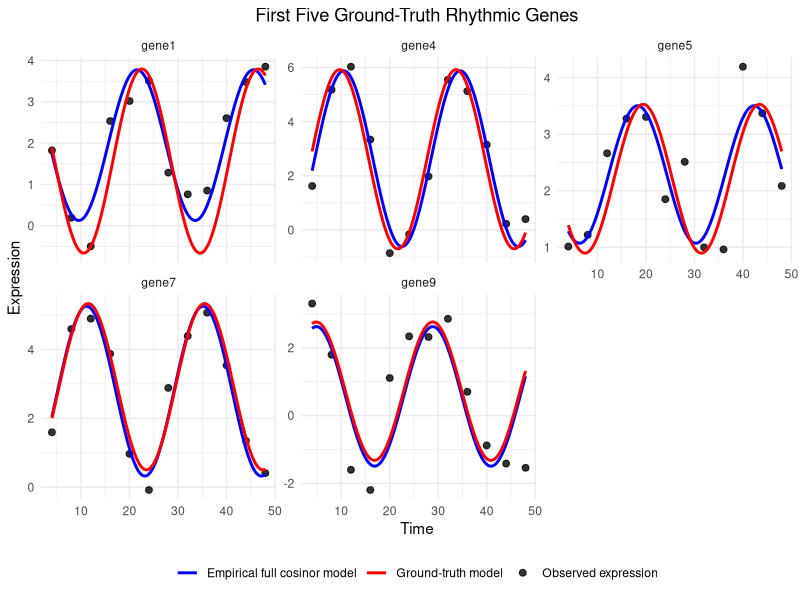
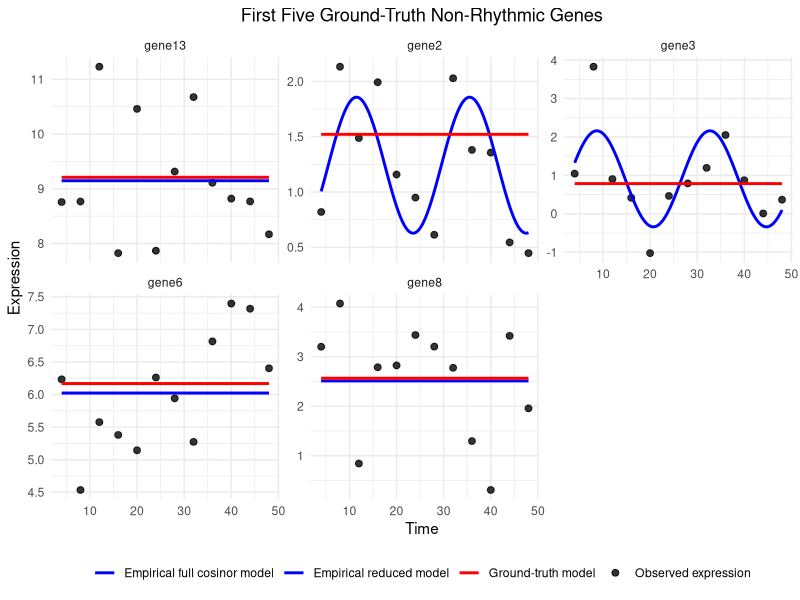
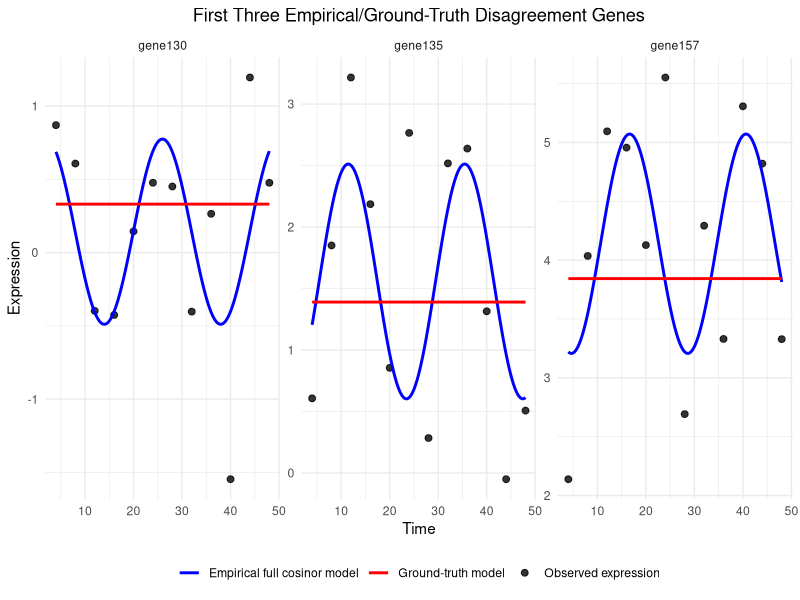

These charts were generated, in order, by the following R code:
library(ggplot2)


### Creating ground truth dataset ----

n_genes <- 1000

geneList <- data.frame(
  gene_name = paste0("gene", seq_len(n_genes)),
  rhythmic = sample(c("y", "n"), n_genes, replace = TRUE),
  meanExpr = rnorm(n_genes, mean = 5, sd = 2),
  amplitude = NA_real_,
  acrophase = NA_real_
)

# Restrict mean expression values to 0 to 10
wrongMean <- geneList$meanExpr < 0 | geneList$meanExpr > 10

while (any(wrongMean)) {
  
  # Regenerate only  invalid values
  geneList$meanExpr[wrongMean] <- rnorm(
    sum(wrongMean),
    mean = 5,
    sd = 2
  )
  
  # Update wrongMean
  wrongMean <- geneList$meanExpr < 0 | geneList$meanExpr > 10
}

# Generate amplitudes only for cycling genes
isRhythmic <- geneList$rhythmic == "y"

geneList$amplitude[isRhythmic] <- rnorm(
  sum(isRhythmic),
  mean = 2.5,
  sd = 1
)

# Restrict cycling amplitudes to the range 0 to 5
wrongAmplitude <- isRhythmic &
  (
    geneList$amplitude < 0 |
      geneList$amplitude > 5
  )

while (any(wrongAmplitude, na.rm = TRUE)) {

  # Regenerate invalid amplitudes
  geneList$amplitude[wrongAmplitude] <- rnorm(
    sum(wrongAmplitude, na.rm = TRUE),
    mean = 2.5,
    sd = 1
  )
  
  # Update wrongAmplitude
  wrongAmplitude <- isRhythmic &
    (
      geneList$amplitude < 0 |
        geneList$amplitude > 5
    )
}

# Generate acrophase values only for cycling genes
geneList$acrophase[isRhythmic] <- runif(
  sum(isRhythmic),
  min = 0,
  max = 24
)

# Creating time series data ----
timeSeries = data.frame(gene_name = geneList$gene_name, matrix(nrow = 1000, ncol = 12))
sample_by_4 = seq(4, 48, by = 4)
colnames(timeSeries)[2:13] = paste0("t", sample_by_4)

generateTimeData <- function(gene_index) {
  time_points = sample_by_4
  
  
  MESOR <- geneList$meanExpr[gene_index]
  Amp <- geneList$amplitude[gene_index]
  Phase <- geneList$acrophase[gene_index]
  noise = rnorm(length(time_points), 0, 1)
  
  if (geneList$rhythmic[gene_index] == "y") {
    measurements = MESOR + Amp * cos((2*pi/24) * time_points + Phase) + noise
  } else {
    measurements = MESOR + noise
  }
  
  return(measurements)
}
generated_data <- t(apply(matrix(seq_len(nrow(timeSeries)), ncol = 1), 1, FUN = generateTimeData))
timeSeries[, -1] <- generated_data

rhythmicGenes = data.frame(
  gene_name = geneList$gene_name,
  pValue = rep(0,1000),
  BHpVal = rep(0,1000),
  AmpMESORratio = rep (0,1000),
  acrophase = rep(0,1000),
  rhythmic = rep(NA, 1000)
)

### Creating nested models and performing significance testing ----

# for each gene, create an array of time and expression values and create reduced and full models, then LRF, store p val in rhythmicGenes table

sigTest <- function(gene_index) {
  
  geneName <- geneList$gene_name[gene_index]
  time <- sample_by_4
  expression <- as.numeric(timeSeries[gene_index, -1])
  
  expressionTrig <- data.frame(
    expression = expression,
    time = time,
    cos24 = cos((2 * pi / 24) * time),
    sin24 = sin((2 * pi / 24) * time)
  )
  
  fullModel <- lm(expression ~ cos24 + sin24, data = expressionTrig)
  reducedModel <- lm(expression ~ 1, data = expressionTrig)
  
  lr_result <- lmtest::lrtest(reducedModel, fullModel)
  
  coefficients <- coef(fullModel)
  
  beta0 <- coefficients["(Intercept)"]
  beta_cos <- coefficients["cos24"]
  beta_sin <- coefficients["sin24"]
  
  amplitude <- sqrt(beta_cos^2 + beta_sin^2)
  phase_rad <- atan2(-beta_sin, beta_cos)
  acrophase <- (phase_rad %% (2 * pi)) / (2 * pi) * 24
  
   data.frame(
    gene_name = geneName,
    pValue = lr_result$`Pr(>Chisq)`[2],
    AmpMESORratio = amplitude / beta0,
    acrophase = acrophase
  )
}

results <- lapply(
  seq_len(nrow(timeSeries)),
  sigTest
)



rhythmicGenes <- do.call(
  rbind,
  results
)

rhythmicGenes$BHpVal <- p.adjust(
  rhythmicGenes$pValue,
  method = "BH"
)

rhythmicGenes$rhythmic <- ifelse(
  rhythmicGenes$BHpVal < 0.1 & rhythmicGenes$AmpMESORratio > 0.2,
  "y",
  "n"
)

### Looking at which genes agree/disagree between empiric derivation and ground truth ----

compare <- merge(
  rhythmicGenes[, c("gene_name", "rhythmic")],
  geneList[, c("gene_name", "rhythmic")],
  by = "gene_name",
  all = TRUE
)

colnames(compare) <- c(
  "gene_name",
  "empirical_rhythmic",
  "ground_truth_rhythmic"
)

agree = subset(compare, empirical_rhythmic == ground_truth_rhythmic)
disagree = subset(compare, empirical_rhythmic != ground_truth_rhythmic)


### Plot gene groups ----

first_rhythmic <- geneList$gene_name[
  geneList$rhythmic == "y"
][seq_len(min(5, sum(geneList$rhythmic == "y")))]

first_non_rhythmic <- geneList$gene_name[
  geneList$rhythmic == "n"
][seq_len(min(5, sum(geneList$rhythmic == "n")))]

disagreement_genes <- compare$gene_name[
  compare$empirical_rhythmic != compare$ground_truth_rhythmic
]

first_disagreements <- disagreement_genes[
  seq_len(min(3, length(disagreement_genes)))
]

create_plot_data <- function(selected_genes) {
  plot_data <- lapply(selected_genes, function(gene_name) {
    
    time_series_index <- match(gene_name, timeSeries$gene_name)
    gene_list_index <- match(gene_name, geneList$gene_name)
    rhythmic_index <- match(gene_name, rhythmicGenes$gene_name)
    
    observed_time <- sample_by_4
    observed_expression <- as.numeric(timeSeries[time_series_index, -1])
    
    expression_data <- data.frame(
      time = observed_time,
      expression = observed_expression,
      cos24 = cos((2 * pi / 24) * observed_time),
      sin24 = sin((2 * pi / 24) * observed_time)
    )
    
    full_model <- lm(expression ~ cos24 + sin24, data = expression_data)
    reduced_model <- lm(expression ~ 1, data = expression_data)
    
    empirical_classification <- rhythmicGenes$rhythmic[rhythmic_index]
    
    fitted_time <- seq(
      min(sample_by_4),
      max(sample_by_4),
      length.out = 200
    )
    
    if (empirical_classification == "y") {
      full_coefficients <- coef(full_model)
      beta0 <- unname(full_coefficients["(Intercept)"])
      beta_cos <- unname(full_coefficients["cos24"])
      beta_sin <- unname(full_coefficients["sin24"])
      
      empirical_curve <- beta0 +
        beta_cos * cos((2 * pi / 24) * fitted_time) +
        beta_sin * sin((2 * pi / 24) * fitted_time)
      
      empirical_label <- "Empirical full cosinor model"
    } else {
      reduced_mean <- unname(coef(reduced_model)["(Intercept)"])
      empirical_curve <- rep(reduced_mean, length(fitted_time))
      empirical_label <- "Empirical reduced model"
    }
    
    true_mesor <- geneList$meanExpr[gene_list_index]
    true_amplitude <- geneList$amplitude[gene_list_index]
    true_acrophase <- geneList$acrophase[gene_list_index]
    
    if (geneList$rhythmic[gene_list_index] == "y") {
      ground_truth_curve <- true_mesor +
        true_amplitude *
        cos((2 * pi / 24) * fitted_time + true_acrophase)
    } else {
      ground_truth_curve <- rep(true_mesor, length(fitted_time))
    }
    
    observed_data <- data.frame(
      gene_name = gene_name,
      time = observed_time,
      value = observed_expression,
      curve = "Observed expression"
    )
    
    ground_truth_data <- data.frame(
      gene_name = gene_name,
      time = fitted_time,
      value = ground_truth_curve,
      curve = "Ground-truth model"
    )
    
    empirical_data_plot <- data.frame(
      gene_name = gene_name,
      time = fitted_time,
      value = empirical_curve,
      curve = empirical_label
    )
    
    rbind(observed_data, ground_truth_data, empirical_data_plot)
  })
  
  do.call(rbind, plot_data)
}

plot_gene_group <- function(selected_genes, plot_title) {
  if (length(selected_genes) == 0) {
    return(
      ggplot() +
        theme_void() +
        labs(title = paste(plot_title, "- no genes available"))
    )
  }
  
  plot_data <- create_plot_data(selected_genes)
  
  ggplot(
    plot_data,
    aes(x = time, y = value, color = curve, group = curve)
  ) +
    geom_point(
      data = subset(plot_data, curve == "Observed expression"),
      size = 2,
      alpha = 0.8
    ) +
    geom_line(
      data = subset(plot_data, curve != "Observed expression"),
      linewidth = 1
    ) +
    facet_wrap(~ gene_name, scales = "free_y") +
    scale_color_manual(
      values = c(
        "Observed expression" = "black",
        "Ground-truth model" = "red",
        "Empirical full cosinor model" = "blue",
        "Empirical reduced model" = "blue"
      )
    ) +
    labs(
      title = plot_title,
      x = "Time",
      y = "Expression",
      color = NULL
    ) +
    theme_minimal() +
    theme(
      plot.title = element_text(hjust = 0.5),
      legend.position = "bottom"
    )
}

# Plot 1: first 5 ground-truth rhythmic genes
rhythmic_plot <- plot_gene_group(
  first_rhythmic,
  "First Five Ground-Truth Rhythmic Genes"
)
rhythmic_plot

# Plot 2: first 5 ground-truth non-rhythmic genes
non_rhythmic_plot <- plot_gene_group(
  first_non_rhythmic,
  "First Five Ground-Truth Non-Rhythmic Genes"
)
non_rhythmic_plot

# Plot 3: first 3 genes where empirical and ground truth disagree
disagreement_plot <- plot_gene_group(
  first_disagreements,
  "First Three Empirical/Ground-Truth Disagreement Genes"
)
disagreement_plot
